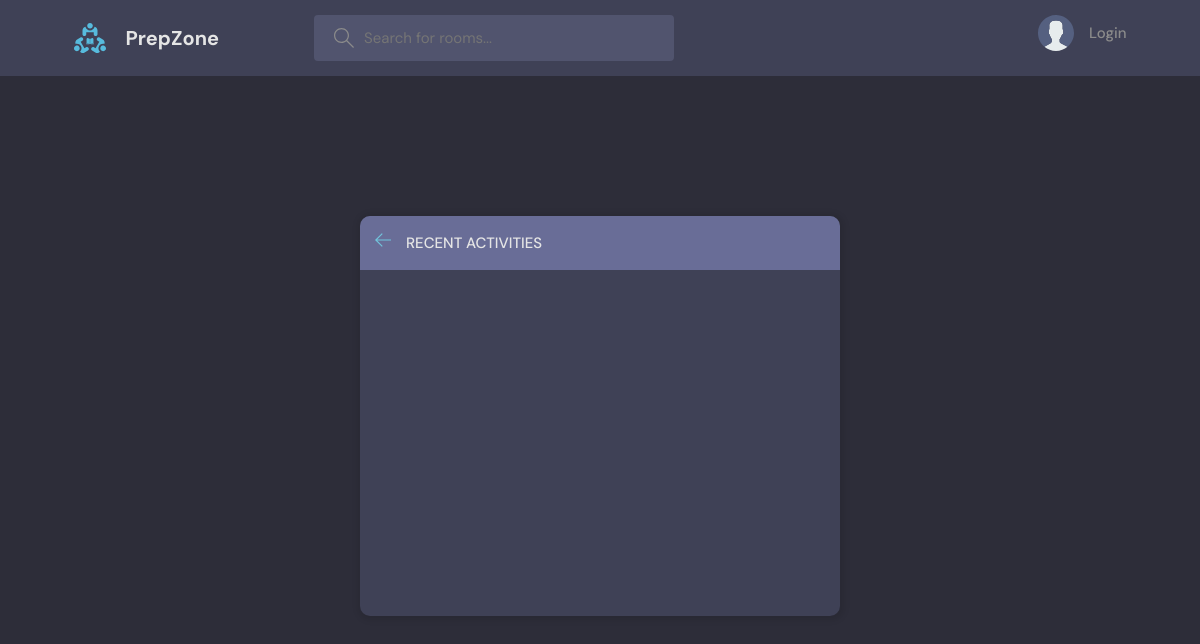
The page /activity/ on the database as committed earlier.
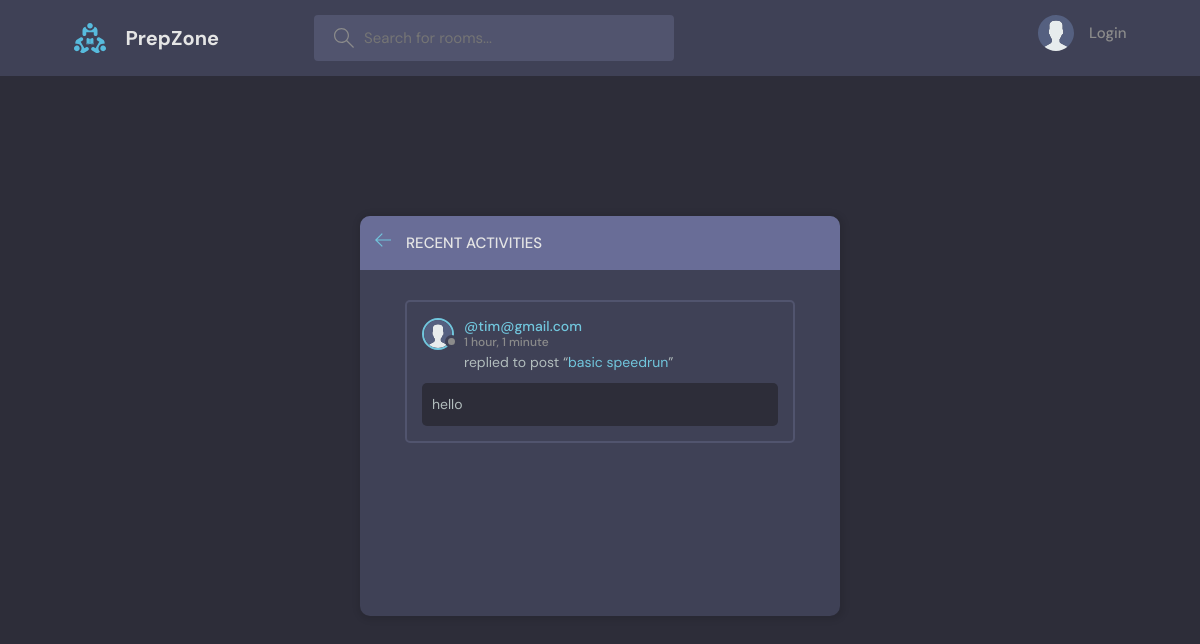
The same page on the database as committed later.
### base/models.py (models this page shows, shortened)
class Message(models.Model):
        user = models.ForeignKey(User,on_delete=models.CASCADE)
        room = models.ForeignKey(Room,on_delete=models.CASCADE)
        body = models.TextField()
        updated = models.DateTimeField(auto_now=True)
        created = models.DateTimeField(auto_now_add=True)
        class Meta :
            ordering = ['-updated','-created']

class User(AbstractUser):
    name = models.CharField(max_length=200, null=True)
    email = models.EmailField(unique=True, null=True)
    bio = models.TextField(null=True)
    avatar = models.ImageField(null=True, default="avatar.svg")
    USERNAME_FIELD = 'email'
    REQUIRED_FIELDS = []

class Room(models.Model):
    host = models.ForeignKey(User,on_delete=models.SET_NULL,null=True)
    topic = models.ForeignKey('Topic',on_delete=models.SET_NULL,null=True)
    name = models.CharField(max_length=200)
    description = models.TextField(null=True,blank=True)
    participants = models.ManyToManyField(User,related_name='participants',blank=True)
    updated = models.DateTimeField(auto_now = True)
    created = models.DateTimeField(auto_now_add=True)
    class Meta :
        ordering = ['-updated','-created']
    def __str__(self):
        return self.name

### base/views.py (the view)
# urls.py: path('activity/',views.activityPage,name="activity"),
def activityPage(request):
    room_messages = Message.objects.all()
    context = {'room_messages':room_messages}
    return render(request,'base/activity.html',context)

### base/templates/base/activity.html (shortened to what this page needs)
{% extends "main.html" %}
{% block content %}
    <main class="layout">
      <div class="container">
        <div class="layout__box">
          <div class="layout__boxHeader">
            <div class="layout__boxTitle">
              <a href="{% url 'home' %}" class="back-link">
                <svg version="1.1" xmlns="http://www.w3.org/2000/svg" width="32" height="32" viewBox="0 0 32 32">
                  <title>arrow-left</title>
                  <path
                    d="M13.723 2.286l-13.723 13.714 13.719 13.714 1.616-1.611-10.96-10.96h27.625v-2.286h-27.625l10.965-10.965-1.616-1.607z"
                  ></path>
                </svg>
              </a>
              <h3>Recent Activities</h3>
            </div>
          </div>
          <div class="activities-page layout__body">
            {% for message in room_messages %}
      <div class="activities__box">
        <div class="activities__boxHeader roomListRoom__header">
          <a href="{% url 'user-profile' message.user.id %}" class="roomListRoom__author">
            <div class="avatar avatar--small">
              <img src="{{message.user.avatar.url}}" />
            </div>
            <p>
              @{{message.user}}
              <span> {{message.created|timesince}}</span>
            </p>
          </a>
        </div>
        <div class="activities__boxContent">
          <p>replied to post “<a href="{% url 'room' message.room.id %}">{{message.room}}</a>”</p>
          <div class="activities__boxRoomContent">
            {{message.body}}
          </div>
        </div>
      </div>
      {% endfor %}
          </div>
        </div>
      </div>
    </main>
{% endblock content %}

### templates/main.html (shortened to what this page needs)
<!DOCTYPE html>
{% load static %}
<html lang="en">
  <head>
    <link rel="stylesheet" href="{% static 'styles/style.css' %}" />
  </head>
  <body>
    {% include 'navbar.html' %}
    {% block content %}
    {% endblock %}
  </body>
</html>

### templates/navbar.html (shortened to what this page needs)
{% load static %}
<header class="header header--loggedIn">
  <div class="container">
    <a href="{% url 'home' %}" class="header__logo">
      <img src="{% static 'images/logo.svg' %}" />
      <h1>PrepZone</h1>
    </a>
    <form class="header__search" method="GET" action="{% url 'home' %}">
      <label>
        <input name="q" placeholder="Search for rooms..." />
      </label>
    </form>
    <nav class="header__menu">
      {% if request.user.is_authenticated%}
      <div class="header__user">
        <a href="{% url 'update-user' %}">
          <div class="avatar avatar--medium active">
            <img src="{{request.user.avatar.url}}" />
          </div>
          <p>{{request.user.username}}<span>@{{request.user.username}}</span></p>
        </a>
        <button class="dropdown-button">
          <svg version="1.1" xmlns="http://www.w3.org/2000/svg" width="32" height="32" viewBox="0 0 32 32">
            <title>chevron-down</title>
            <path d="M16 21l-13-13h-3l16 16 16-16h-3l-13 13z"></path>
          </svg>
        </button>
      </div>
      {% else %}
      <a href="{% url 'login' %}">
        <img src="{% static 'images/avatar.svg' %}" />
        <p>Login</p>
      </a>
      {% endif %}
    </nav>
  </div>
</header>

### static/styles/style.css (style rules this page uses)
:root { --color-main: #71c6dd; --color-main-light: #e1f6fb; --color-dark: #3f4156; --color-dark-medium: #51546e; --color-dark-light: #696d97; --color-light: #e5e5e5; --color-gray: #8b8b8b; --color-light-gray: #b2bdbd; --color-bg: #2d2d39; --color-success: #5dd693; --color-error: #fc4b0b; }
* { font-family: "DM Sans", -apple-system, BlinkMacSystemFont, "Segoe UI", Roboto, Oxygen, Ubuntu, Cantarell, "Open Sans", "Helvetica Neue", sans-serif; margin: 0; padding: 0; box-sizing: border-box; text-rendering: optimizeLegibility; font-size: inherit; }
html { font-size: 56.25%; }
@media only screen and (min-width: 1200px) { html { font-size: 62.5%; } }
body { line-height: 1.6; font-weight: 400; font-size: 1.5rem; color: var(--color-light-gray); background-color: var(--color-bg); min-height: 100vh; }
img { width: 100%; }
a { display: inline-block; color: var(--color-main); text-decoration: none; }
.container { max-width: 120rem; width: 90%; margin: auto; }
.avatar { position: relative; display: inline-block; border-radius: 50%; border: 2px solid var(--color-main); }
.avatar img { display: block; border-radius: 50%; object-fit: cover; object-position: center; }
.avatar::after { content: ""; display: block; position: absolute; background-color: var(--color-gray); z-index: 111; border-radius: 50%; border: 0.3rem solid var(--color-dark); }
.avatar.avatar--small img { width: 2.8rem; height: 2.8rem; }
.avatar.avatar--small:after { width: 0.7rem; height: 0.7rem; bottom: 0px; right: -6px; }
.header { padding: 1.5rem; background-color: var(--color-dark); }
.header > .container { display: flex; gap: 9.5rem; }
.header__logo, .header__user { display: flex; gap: 2rem; align-items: center; }
.header__logo > img { height: 3.2rem; width: 3.2rem; }
.header__logo > h1 { font-weight: 700; font-size: 2rem; color: var(--color-light); }
.header__search > label { background-color: var(--color-dark-medium); padding: 1.3rem 1rem; display: flex; align-items: center; gap: 1rem; border-radius: 4px; }
.header__search svg { fill: var(--color-gray); width: 2rem; height: 2rem; margin-left: 1rem; }
.header__search input { width: 30rem; background: transparent; border: none; outline: none; color: var(--color-light); }
.header__menu { margin-left: auto; position: relative; }
.header__menu a { display: flex; gap: 1.5rem; align-items: center; font-weight: 500; text-decoration: none; color: var(--color-gray); }
.header__menu img { height: 3.6rem; }
.header__menu p { line-height: 1.2; }
.layout { margin-top: 2.4rem; }
.layout > .container { display: flex; justify-content: space-between; align-items: flex-start; }
.layout__box { width: 90%; max-width: 48rem; min-height: 40rem; position: absolute; top: 50%; left: 50%; transform: translate(-50%, -46%); background-color: var(--color-dark); border-radius: 1rem; box-shadow: 1px 1px 6px 3px rgba(0, 0, 0, 0.1); overflow: hidden; }
.layout__boxHeader { display: flex; padding: 1.5rem; background-color: var(--color-dark-light); }
.layout__boxTitle { display: flex; gap: 1.5rem; align-items: center; }
.layout__boxTitle h3 { text-transform: uppercase; font-weight: 500; color: var(--color-light); }
.layout__boxTitle svg { width: 1.6rem; height: 1.6rem; fill: var(--color-main); }
.layout__body { margin: 3rem; }
.roomListRoom__header { display: flex; justify-content: space-between; align-items: center; }
.roomListRoom__author { font-weight: 500; display: flex; align-items: center; gap: 1rem; }
.activities__box { margin: 1.5rem; padding: 1.5rem; border: 2px solid var(--color-dark-medium); border-radius: 5px; }
.activities__boxHeader p { font-size: 1.4rem; line-height: 1.3; }
.activities__boxHeader p span { color: var(--color-gray); font-size: 1.2rem; display: block; }
.activities__boxContent { margin-left: 4.2rem; }
.activities__boxContent { font-size: 1.4rem; }
.activities__boxRoomContent { background: var(--color-bg); padding: 1rem; border-radius: 5px; margin-top: 1rem; margin-left: -4.2rem; }

Rows that differ between the two databases and show on the page:
added Message: user.avatar (placeholder picture), user "tim@gmail.com", created "1 hour, 1 minute", room "basic speedrun", body "hello"
